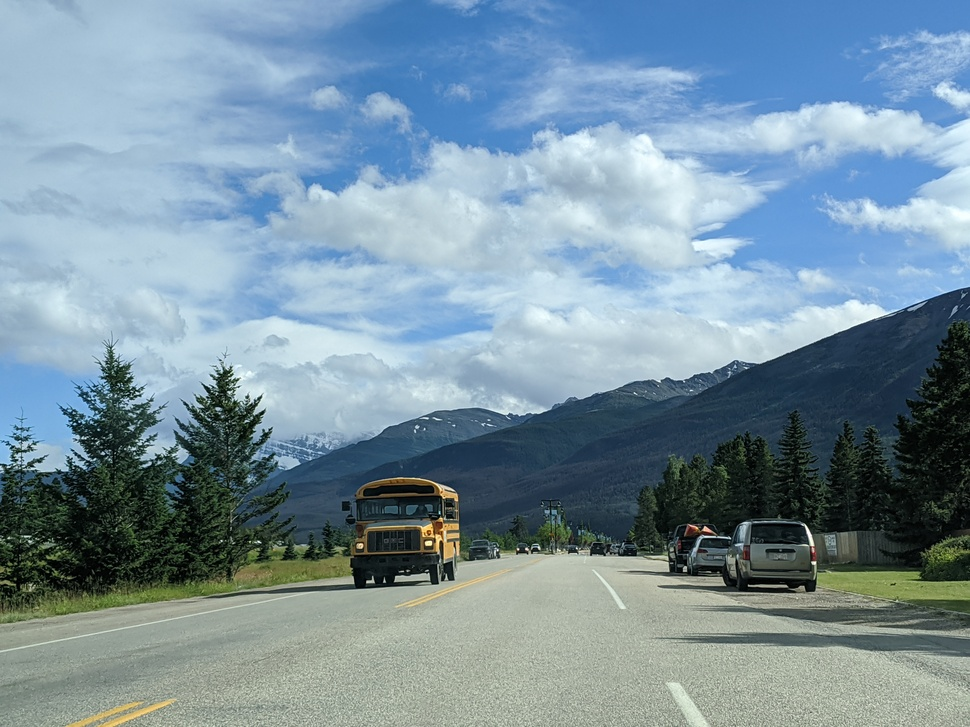
#> input picture toJasper.jpg, 970 x 727 px, shrunk from 4032 x 3024 before the run
$ python dehaze.py   (older library calls are emulated)
#> lines starting #> are read from the running program, lines starting #| are printed output that depends on the picture
from PIL import Image, ImageFilter, ImageDraw
from matplotlib import pyplot as plt
from scipy.ndimage import gaussian_filter
import numpy as np
import math

np.seterr(divide='ignore', invalid='ignore')


def read_image(img_path):
#> called with img_path = 'toJasper.jpg'
    im = Image.open(img_path).convert("RGB")
#> im is the input picture: PIL image 970x727 RGB; mean R, G, B 122.2, 146.4, 160.4
    imdata = np.array(im, dtype=float) / 255.
    imdata = white_balance(imdata)
#> the loop in white_balance, `for b in range(balanced.shape[2]):` made 3 passes
#> (min_pix, max_pix) on passes 1 to 3: (0, 0.945), (0.00392, 0.984), (0, 1)
    gray_im = imdata[:, :, 0] * 299. / 1000. + imdata[:, :, 1] * 587. / 1000. + imdata[:, :, 2] * 114. / 1000.
    return imdata, gray_im


def estimate_airlight(rgb, gray):
    block_M = 30
    h, w = gray.shape
    block_gray = np.zeros(gray.shape, dtype=float)
    for i in range(0, h, block_M):
        for j in range(0, w, block_M):
            block_gray[i: i + block_M, j: j + block_M] = np.min(gray[i: i + block_M, j: j + block_M])
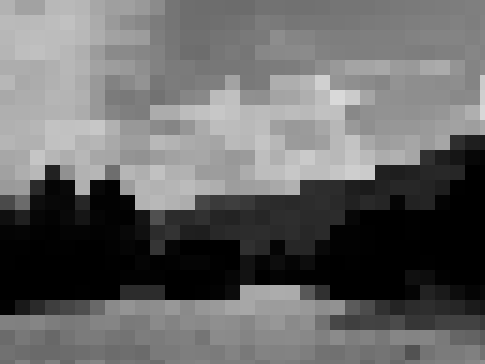
#> block_gray: shape (727, 970) float64 (shown at 1/2 size); min 0, max 0.853, mean 0.407

    start_i, start_j = 0, 0
    end_i, end_j = h, w
    half_i, half_j = int((end_i - start_i) / 2), int((end_j - start_j) / 2)
    block_th = min(half_i, half_j)
    while block_M < block_th:
        ave_block = np.zeros((2, 2), dtype=float)
        for i in range(2):  # start_i, end_i, half_i):
            for j in range(2):  # (start_j, end_j, half_j):
                ave_block[i, j] = np.average(block_gray[i: i + half_i, j: j + half_j])
        max_i, max_j = np.argwhere(ave_block == np.max(ave_block))[0]
        start_i, start_j = start_i + max_i * half_i, start_j + max_j * half_j
        end_i, end_j = start_i + half_i, start_j + half_j
        half_i, half_j = int((end_i - start_i) / 2), int((end_j - start_j) / 2)
        block_th = min(half_i, half_j)
    euclidean_norm = np.sqrt(np.sum((rgb[start_i: end_i, start_j: end_j] - 1) ** 2, axis=2))
    pi, pj = np.argwhere(euclidean_norm == np.min(euclidean_norm))[0]
#> pi = 14; pj = 0
    A = rgb[pi + start_i, pj + start_j]
#> A = [0.743, 0.82, 0.882]
    return A


def estimate_transmission(A, rgb, gray, patch_ize=15, w=0.95):
    # Calculations are based on the
    # https: // link.springer.com / article / 10.1186 / s13640 - 016 - 0104 - y
    pad = int(patch_ize / 2)
    t_bar = np.zeros(rgb.shape[0:2], dtype=float)
    I_over_A = rgb / A
    IA_min = np.pad(np.min(I_over_A, axis=2), (pad, pad), 'constant', constant_values=(1., 1.))
    for i in range(pad, IA_min.shape[0] - pad):
        for j in range(pad, IA_min.shape[1] - pad):
            t_bar[i - pad, j - pad] = 1 - w * np.min(IA_min[i - pad: i + pad + 1, j - pad: j + pad + 1])
    guide_t_bar = guided_filter(rgb, t_bar, 20, 0.001)
    return guide_t_bar


def guided_filter(guide_image, filtering_image, r, eps):
    if len(filtering_image.shape) == 2:
        filtering_image = filtering_image[..., np.newaxis]
    if len(guide_image.shape) == 2:
        guide_image = guide_image[..., np.newaxis]
    filterN = box_filter(np.ones(guide_image.shape[0:2]), r)

    meanI = box_filter(guide_image, r) / filterN
    meanP = box_filter(filtering_image, r) / filterN
    meanIP = box_filter(guide_image * filtering_image, r) / filterN
    covIP = meanIP - meanI * meanP
    meanII = box_filter(filtering_image * filtering_image, r) / filterN
    varI = meanII - meanI * meanI

    ax = covIP / (varI + eps)
    bx = meanP - ax * meanI

    meanAx = box_filter(ax, r) / filterN
    meanBx = box_filter(bx, r) / filterN

    guided_q = meanAx * guide_image + meanBx

    return guided_q


def box_filter(inImg, fsize):
    if len(inImg.shape) == 2:
        inImg = inImg[..., np.newaxis]
    rw, cl, bd = inImg.shape
    outImg = np.zeros_like(inImg)

    # Cumulative Sum along the rows
    imgCumSum = np.cumsum(inImg, 0)
    outImg[0: fsize + 1, :, :] = imgCumSum[fsize: 2 * fsize + 1, :, :]
    outImg[fsize + 1: rw - fsize, :, :] = imgCumSum[2 * fsize + 1: rw, :, :] - imgCumSum[0: rw - 2 * fsize - 1, :, :]
    outImg[rw - fsize: rw, :, :] = np.tile(imgCumSum[rw - 1, :, :], [fsize, 1, 1]) \
                                   - imgCumSum[rw - 2 * fsize - 1: rw - fsize - 1, :, :]

    # Cumulative Sum along the columns
    imgCumSum = np.cumsum(outImg, 1)
    outImg[:, 0: fsize + 1, :] = imgCumSum[:, fsize: 2 * fsize + 1]
    outImg[:, fsize + 1: cl - fsize, :] = imgCumSum[:, 2 * fsize + 1: cl, :] - imgCumSum[:, 0: cl - 2 * fsize - 1, :]
    outImg[:, cl - fsize: cl, :] = np.tile(imgCumSum[:, cl - 1, :], [fsize, 1, 1]).transpose(1, 0, 2) \
                                   - imgCumSum[:, cl - 2 * fsize - 1: cl - fsize - 1, :]
    return outImg


def dehaze_image(imgdata, A, T):
    t0 = 0.1
    T[T < t0] = t0

    if len(T.shape) == 2:
        T = T[..., np.newaxis]

    J = (imgdata - A) / T + A
    J[J < 0] = 0
    J[J > 1] = 1
    print(np.min(J), np.max(J))
    return J


def white_balance(channels, percentage=0.05):
    if len(channels.shape) == 2:
        print("Please use 3-band image for white balance. ")
    elif len(channels.shape) == 3:
        if channels.shape[2] == 1:
            print("Please use 3-band image for white balance.")
        else:
            balanced = np.zeros_like(channels)
            for b in range(balanced.shape[2]):
                min_pix, max_pix = np.percentile(channels[:, :, b], percentage), np.percentile(channels[:, :, b], 100. - percentage)
                balanced[:, :, b] = np.clip((channels[:, :, b] - min_pix) / (max_pix - min_pix), 0., 1.)
            return balanced


# [64 lines left out: functions estimate_transmission2, calculate_transmittance, calculate_fideity, calculate_entropy, not called in this run]


def display_image(inarray2D):
    disp = np.zeros((inarray2D.shape[0], inarray2D.shape[1], 3), dtype=np.uint8)
    if len(inarray2D.shape) == 2:
        disp[:, :, 0] = np.uint8(inarray2D * 255)
        disp[:, :, 1] = np.uint8(inarray2D * 255)
        disp[:, :, 2] = np.uint8(inarray2D * 255)
    elif len(inarray2D.shape) == 3 and inarray2D.shape[2] == 1:
        disp[:, :, 0] = np.uint8(inarray2D[:, :, 0] * 255)
        disp[:, :, 1] = np.uint8(inarray2D[:, :, 0] * 255)
        disp[:, :, 2] = np.uint8(inarray2D[:, :, 0] * 255)
    else:
        disp = np.uint8(inarray2D * 255)
    dispimg = Image.fromarray(disp, 'RGB')
    dispimg.show()


if __name__ == '__main__':
    path = "toJasper.jpg"
    img, g_img = read_image(path)
    atm = estimate_airlight(img, g_img)
#> atm = [0.743, 0.82, 0.882]
    # [8 lines of commented-out code are left out]
    trns = estimate_transmission(atm, img, g_img)
#> after the loop in estimate_transmission, `for i in range(pad, IA_min.shape[0] - pad):`:
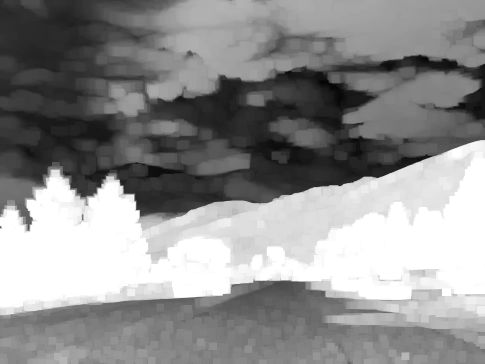
#> t_bar: shape (727, 970) float64 (shown at 1/2 size); min -0.0387, max 1, mean 0.542; drawn with min black and max white
#> call 3 of box_filter, with fsize = 20
#> in box_filter (call 3), `outImg[:, 0: fsize + 1, :] = imgCumSum[:, fsize: 2 * fsize + 1]`:
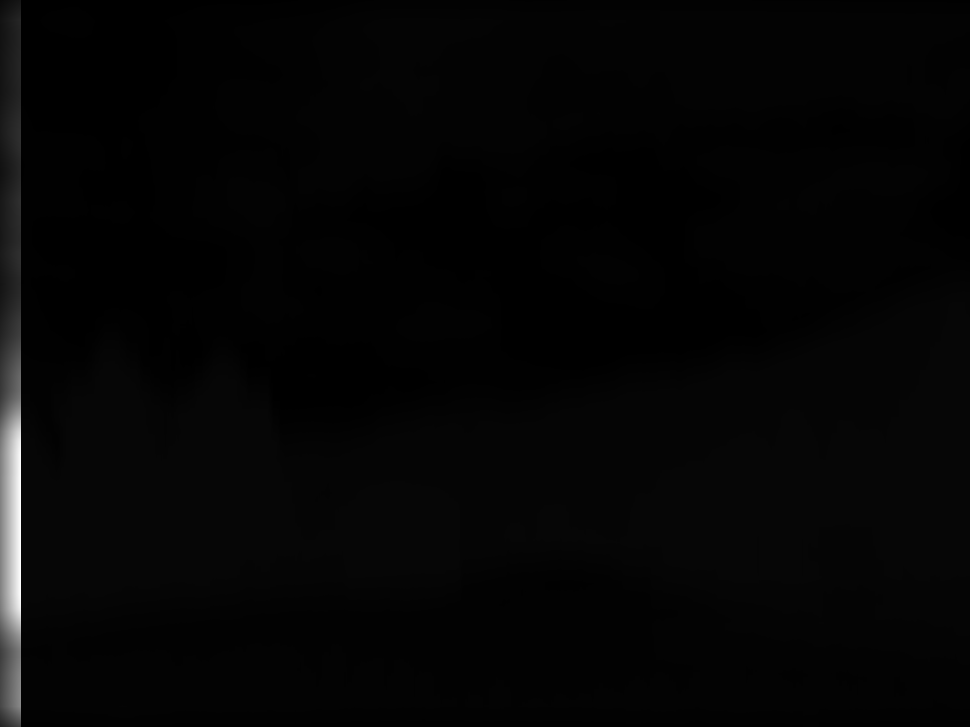
#> outImg: shape (727, 970, 1) float64; min 0.0318, max 1681, mean 34.6; drawn with min black and max white
#> in guided_filter, `covIP = meanIP - meanI * meanP`:
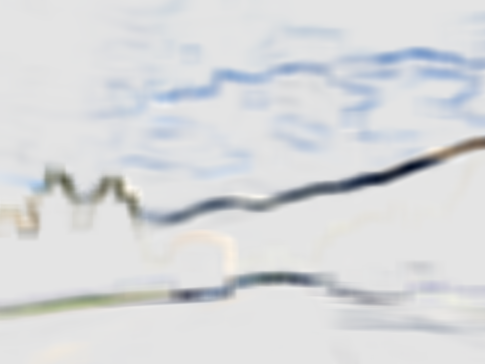
#> covIP: shape (727, 970, 3) float64 (shown at 1/2 size); mean R, G, B -0.00483, -0.00415, -0.00337; drawn with min black and max white
#> in box_filter (call 5), `imgCumSum = np.cumsum(inImg, 0)`:
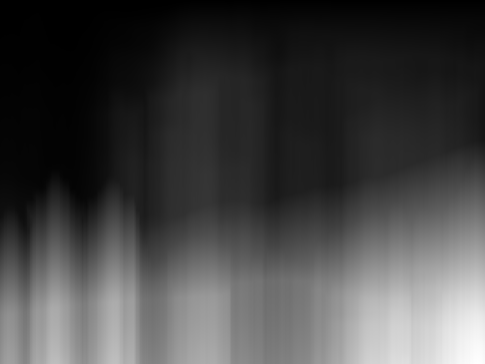
#> imgCumSum: shape (727, 970, 1) float64 (shown at 1/2 size); min 0.0182, max 417.3, mean 111.7; drawn with min black and max white
#> in box_filter (call 5), `imgCumSum = np.cumsum(inImg, 0)`:
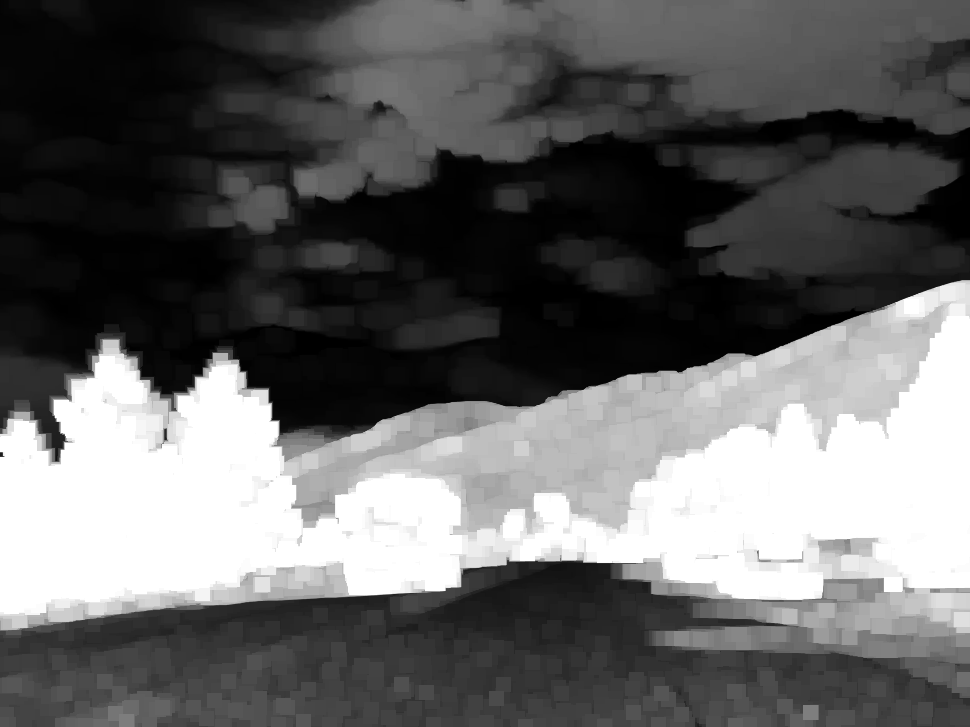
#> inImg: shape (727, 970, 1) float64; min 4.44e-07, max 1, mean 0.393
    dehaze = dehaze_image(img, atm, trns)
#| 0.0 1.0
    display_image(dehaze)


'''
def chromaticity(imdata):
    sigma = np.zeros(imdata.shape, dtype=float)
    for b in range(imdata.shape[2]):
        sigma[:, :, b] = np.nan_to_num(imdata[:, :, b] / np.sum(imdata, axis=2))
    return sigma


def haze_image(imdata, sigma):
    sigma_min = np.min(sigma, axis=2)
    lmbda = np.zeros(imdata.shape, dtype=float)
    for b in range(imdata.shape[2]):
        lmbda[:, :, b] = np.nan_to_num((sigma[:, :, b] - sigma_min) / (1 - 3 * sigma_min))
    lmbda_max = np.max(lmbda, axis=2)
    haze = (np.max(imdata, axis=2) - lmbda_max * np.sum(imdata, axis=2)) / (1 - 3 * lmbda_max)
    haze = gaussian_filter(haze, sigma=1)
    return haze


def radiance(imdata, hazedata, gdata):
    t0 = 0.1
    num_top_pixels = int(0.001 * hazedata.shape[0] * hazedata.shape[1]) - 1
    haze1d = hazedata.flatten()
    haze1d = np.sort(haze1d)[::-1]
    th_pixel = haze1d[num_top_pixels]
    top_haze_pixels = (hazedata >= th_pixel) * 1.
    radiance_a = gdata * top_haze_pixels
    max_indx = np.where(radiance_a == np.amax(radiance_a))
    max_r_c = list(zip(max_indx[0], max_indx[1]))[0]
    A = imdata[max_r_c]

    k0 = 1 - np.min(imdata, axis=2)
    k1 = hazedata - np.min(imdata, axis=2)

    transmission_t = np.nan_to_num((hazedata[max_r_c] * k0 - hazedata * k0) / (hazedata[max_r_c] * k0 - hazedata * k1))
    transmission_t[transmission_t < t0] = t0
    dehaze = np.zeros(imdata.shape, dtype=float)
    for b in range(imdata.shape[2]):
        dehaze[:, :, b] = (imdata[:, :, b] - A[b]) / transmission_t + A[b]
    print(np.min(dehaze), np.max(dehaze))

    return dehaze


def gaussian_kernel2D(size, sigma=1):
    x = np.linspace(-size / 2, size / 2, size)
    y = np.linspace(-size / 2, size / 2, size)
    krnl = np.zeros((size, size), np.float)
    for i in range(size):
        for j in range(size):
            krnl[i, j] = 1 / np.sqrt(2 * np.pi * sigma ** 2) \
                         * np.exp(-(x[i] ** 2 + y[j] ** 2) / (2 * sigma ** 2))
    return krnl / np.sum(krnl)


def estimate_transmission2(A, rgb, gray):
    # Calculations are based on
    # https://projet.liris.cnrs.fr/imagine/pub/proceedings/ICIP-2014/Papers/1569911081.pdf
    # Calculate entropy
    r = np.arange(0, 1.025, 0.025)  # Transmission, first value s 0.01 to avoid divide by zero
    r[0] = 0.01
    N = gray.shape[0] * gray.shape[1]  # Total number of pixes
    AL = A[0] * 299 / 1000 + A[1] * 587 / 1000 + A[2] * 114 / 1000
    entropy = np.zeros(r.shape, dtype=float)
    fidelity = np.zeros(r.shape, dtype=float)
    for i in range(len(r)):
        J = ((img - A) / r[i] + A) * 255
        entropy[i] = calculate_entropy(gray, AL, r[i])
        fidelity[i] = calculate_fideity(J)
    objective = entropy * fidelity
    print('Entropy:', entropy)
    print('Fidelity: ', fidelity)
    plt.plot(r, entropy, '-o')
    plt.plot(r, fidelity, '-o')
    plt.plot(r, objective, '-o')
    plt.show()


def calculate_fideity(img):
    N = img.shape[0] * img.shape[1]
    img[img > 255] = 0
    img[img < 0] = 0
    img[img > 0] = 1
    delta_p = np.zeros((3,), dtype=float)
    for b in range(img.shape[2]):
        delta_p[b] = np.sum(img[:, :, b])
    sr = delta_p / N
    fidel = np.min(sr)
    return fidel


def calculate_entropy(img_g, atm, r):
    J_gray = ((img_g - atm) / r + atm) * 255
    h = np.zeros((256,), dtype=float)
    N = img_g.shape[0] * img_g.shape[1]
    for i in range(img_g.shape[0]):
        for j in range(img_g.shape[1]):
            if 0 <= J_gray[i, j] <= 255:
                h[int(J_gray[i, j])] += 1
    hn = h / N
    entrp = 0.
    for el in hn:
        if el != 0:
            entrp += el * np.log(el)
    return -entrp


def estimate_transmission(A, imdata, hazedata):
    minI = np.zeros((3,), dtype=float)
    trns = np.zeros(imdata.shape, dtype=float)
    for b in range(imdata.shape[2]):
        minI[b] = np.min(imdata[:, :, b])
    k0 = 1 - minI

    for b in range(3):
        k1 = hazedata - minI[b]
        trns[:, :, b] = (A[b] * k0[b] - hazedata * k0[b]) / (A[b] * k0[b] - hazedata * k1)
    return trns
'''

$ run again, with hazy-day.jpg copied over toJasper.jpg
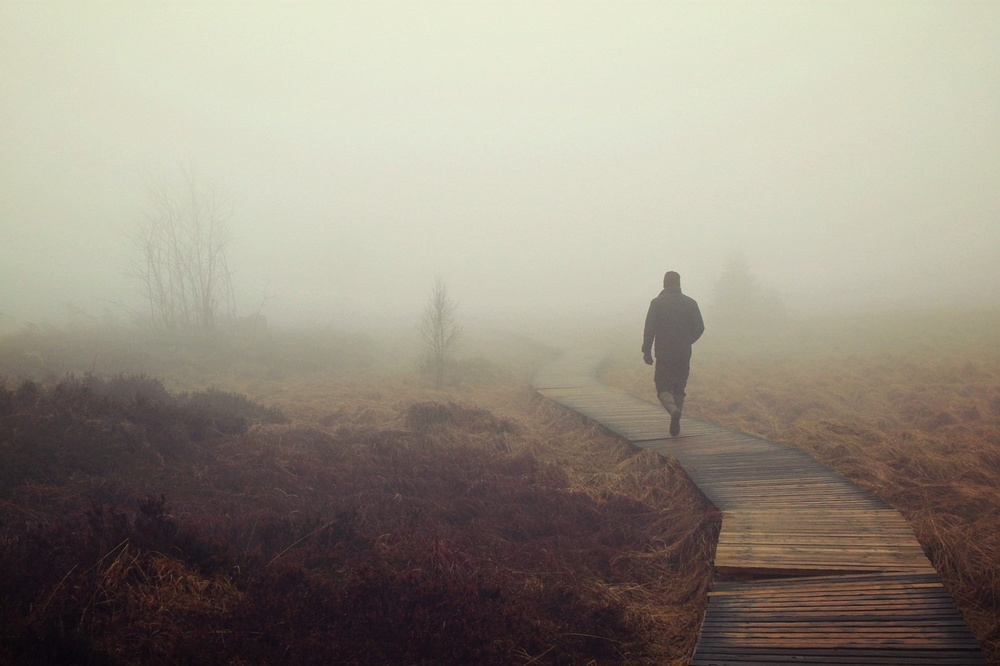
#> input picture hazy-day.jpg, 1000 x 666 px, shrunk from 1280 x 853 before the run
#> in read_image, im is the input picture: PIL image 1000x666 RGB; mean R, G, B 150.4, 143, 130.4
#> the loop in white_balance, `for b in range(balanced.shape[2]):` made 3 passes
#> (min_pix, max_pix) on passes 1 to 3: (0.0471, 0.922), (0.0275, 0.925), (0.0431, 0.839)
#> pi = 9; pj = 2
#> A = [0.933, 0.93, 0.911]
#> inImg: shape (666, 1000, 1) float64; every value is 1
#> in box_filter (call 3), `outImg[:, 0: fsize + 1, :] = imgCumSum[:, fsize: 2 * fsize + 1]`:
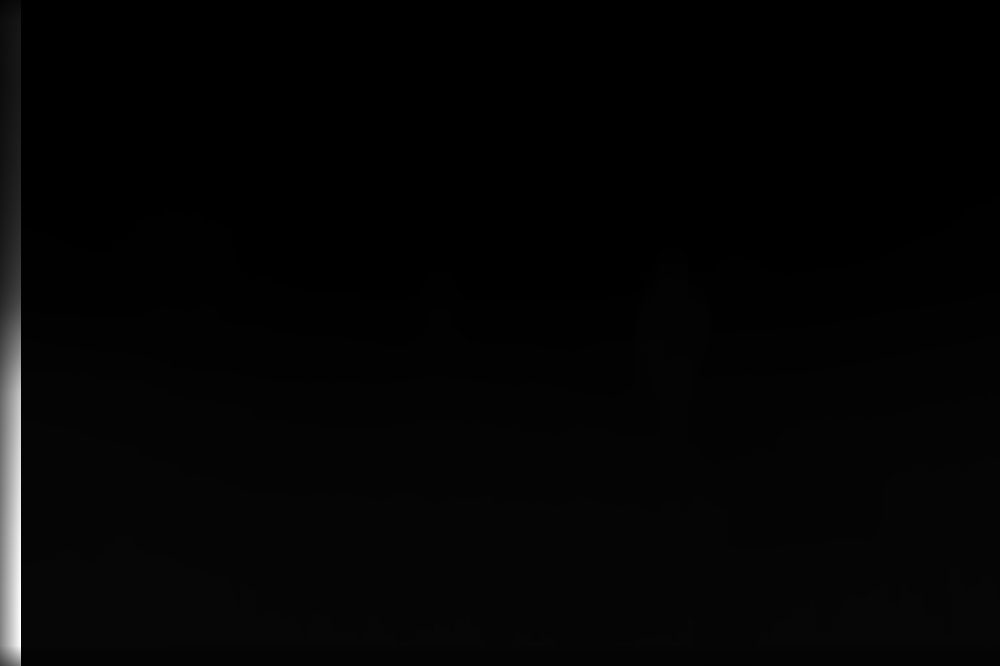
#> outImg: shape (666, 1000, 1) float64; min 0.296, max 1681, mean 31.3; drawn with min black and max white
#> inImg: shape (666, 1000, 3) float64
#> in box_filter (call 5), `imgCumSum = np.cumsum(inImg, 0)`:
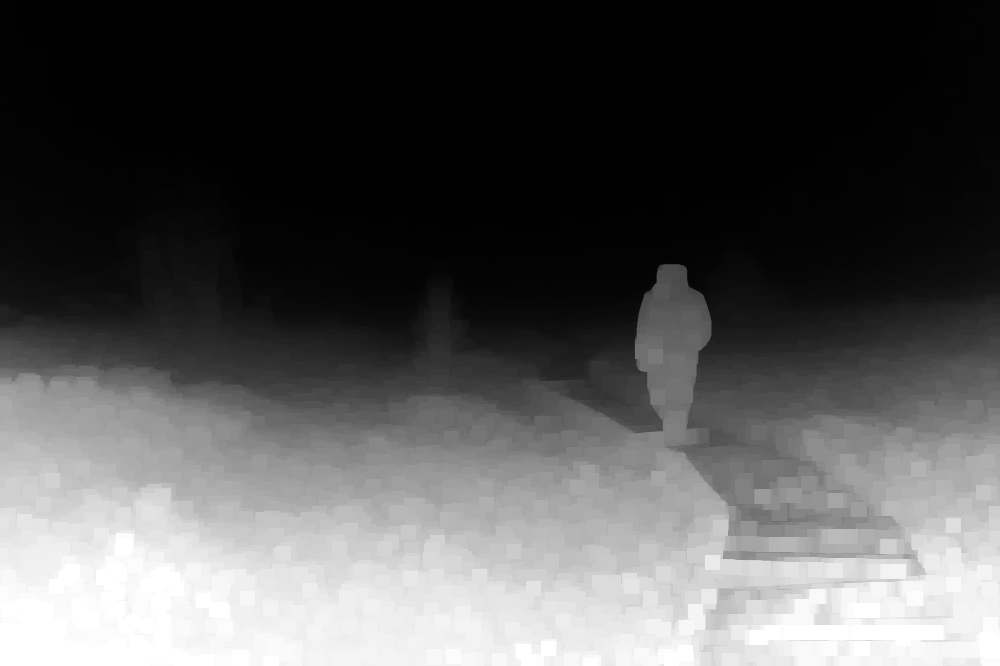
#> inImg: shape (666, 1000, 1) float64; min 5.78e-08, max 1, mean 0.336
#| 0.0 1.0
